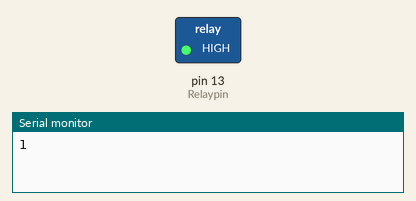
Simulated run of this sketch. Board: Arduino Uno, built with avr-gcc and run on an emulated ATmega328P. Parts: switched loads named in the sketch (green lamp = pin HIGH), the last lines printed to the serial monitor.

Above: at 0.7 s.
At 5.2 s:
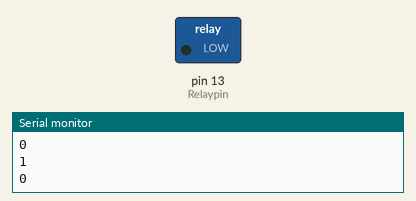
Timing chart, 0 to 6.9 s (numbered marks = the images above):
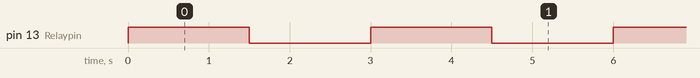

The sketch:

relay.arduino.ino
```cpp
int Relaypin = 13;

void setup()
{
  Serial.begin(9600);
  pinMode(Relaypin, OUTPUT);
}

void loop()
{
  digitalWrite(Relaypin, HIGH);
  Serial.println(digitalRead(Relaypin));
  delay(1500);
  digitalWrite(Relaypin, LOW);
  Serial.println(digitalRead(Relaypin));
  delay(1500);
}
```

Measured:
- by itself, pin 13 (Relaypin): alternates HIGH for 1.5 s and LOW for 1.5 s
